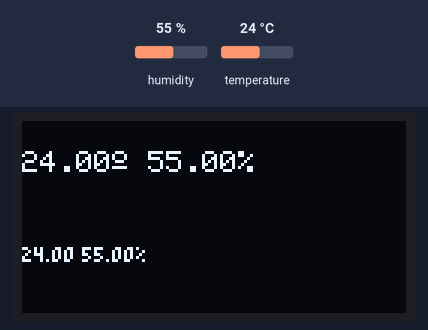
The sketch below on a simulated ESP8266 (NodeMCU). On the bench: 128×64 one-colour display. Inputs (shaded band) come from the test bench; at power-on: humidity 55 %, temperature 24 °C. What the sketch prints to the serial monitor is not drawn.

Above: at 3.9 s.
4.0 s: humidity set to 22 %
At 5.6 s:
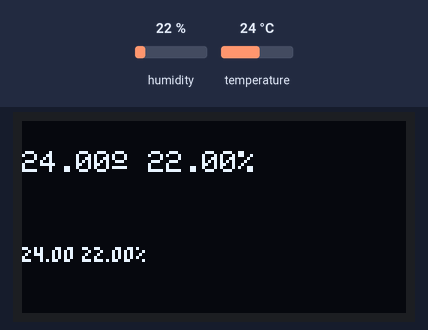
6.9 s: temperature set to 12 °C
At 8.6 s:
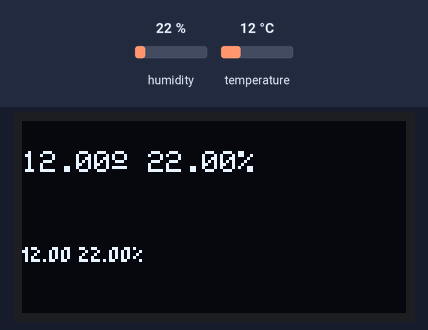
9.8 s: humidity set to 40 %
At 12.4 s:
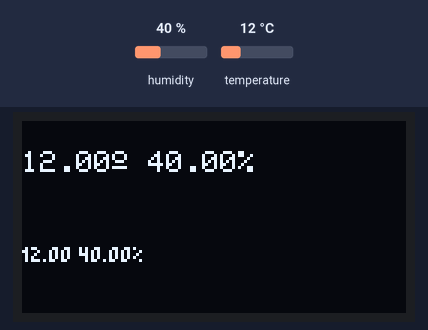
12.9 s: temperature set to 19 °C
At 14.2 s:
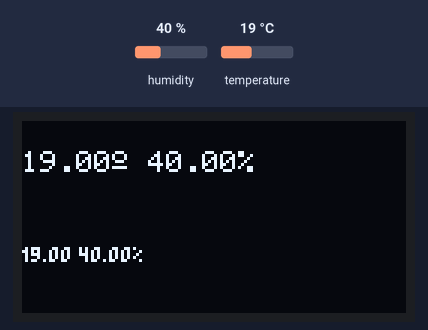
Timing chart, 0 to 15.9 s (numbered marks = the images above; inputs shaded):
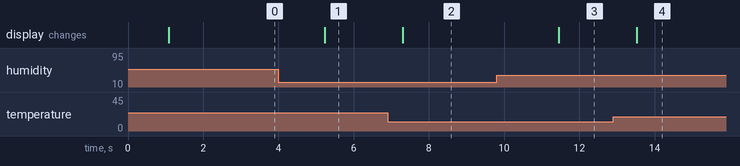

The sketch:

test_oled_texte.ino
```cpp
// Bibliotheque pour l'ecran oled
#include <SPI.h>
#include <Wire.h>
#include <Adafruit_GFX.h>
#include "Adafruit_SSD1306.h"
#include "TomThumb.h"

// Bibliotheque pour la sonde DHT
#include "DHT.h"

// Define pour l'oled
#define OLED_RESET 0
Adafruit_SSD1306 display(OLED_RESET);

// Define pour la sonde DHT
#define DHTPIN D4
#define DHTTYPE DHT11
DHT dht(DHTPIN, DHTTYPE);

void setup()   {
  display.begin(SSD1306_SWITCHCAPVCC, 0x3C);

  Serial.begin(115200);
  Serial.print("Lecture de la sonde:");

  dht.begin();
}

void loop() {
  // Attente avant mesure
  delay(1000);

  float h = dht.readHumidity();
  float t = dht.readTemperature();

  // test lecture dht11
  if (isnan(h) || isnan(t)) {
    Serial.println("Impossible de lire la sonde DHT!");
    return;
  }

  // Affichage sur le port série
  Serial.print("Humidity: ");Serial.print(h);Serial.print(" %  ");
  Serial.print("Temperature: ");Serial.print(t);Serial.println("°");

  // Effacer l'écran
  display.clearDisplay();

  // Affichage avec la police d'origine
  display.setFont();
  display.setTextSize(1);
  display.setTextColor(WHITE);
  display.setCursor(0,10);
  display.print(t);display.print("\xA7");display.print(" ");display.print(h);display.print("%");

  // Affichage avec la police TomThumb
  display.setFont(&TomThumb);
  display.setTextSize(1);
  display.setTextColor(WHITE);
  display.setCursor(0,47);
  display.print(t);display.print("\xB0");display.print(" ");display.print(h);display.print("%");
  display.display();
}
```

Source omitted: TomThumb.h (data table, 24111 bytes)

Measured:
- after the input at 4.0 s, the display: changes after 1.2 s (image 1)
- after the input at 6.9 s, the display: changes after 0.40 s (image 2)
- after the input at 9.8 s, the display: changes after 1.7 s (image 3)
- after the input at 12.9 s, the display: changes after 0.63 s (image 4)
